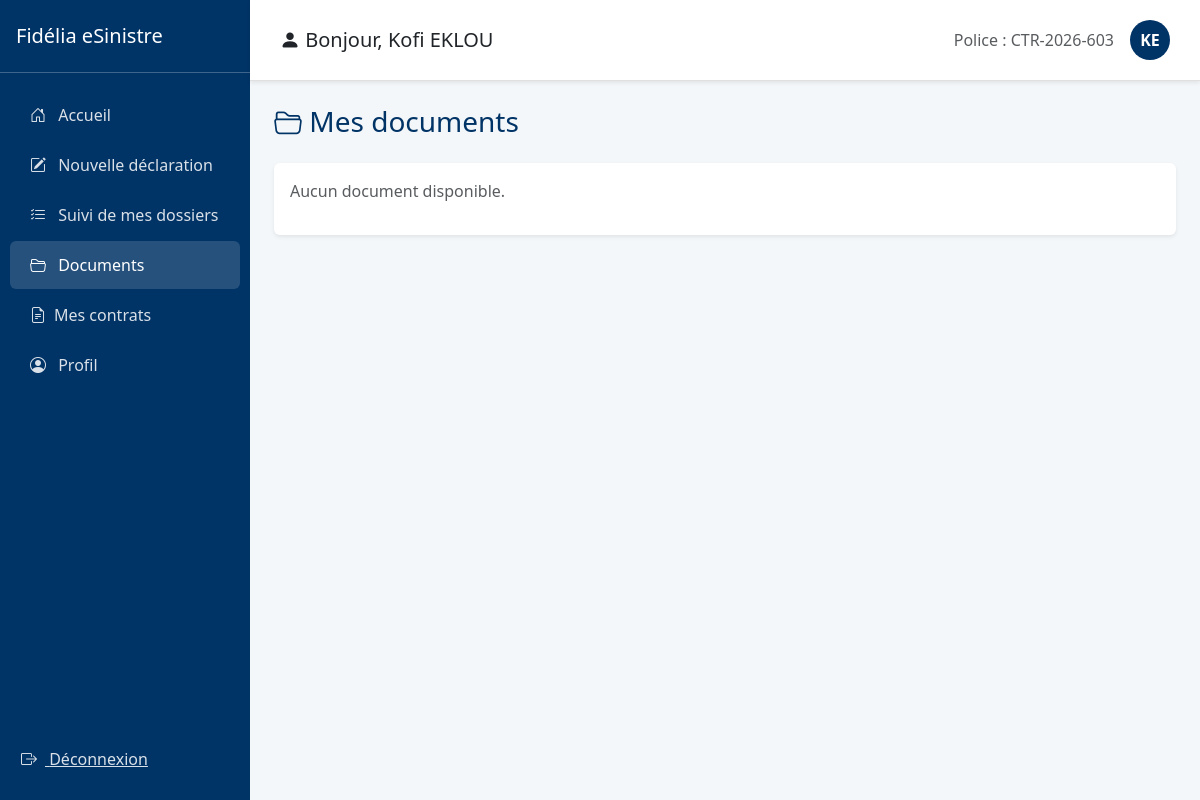
Before: /sinistres/documents/ (signed in) with the older database file.
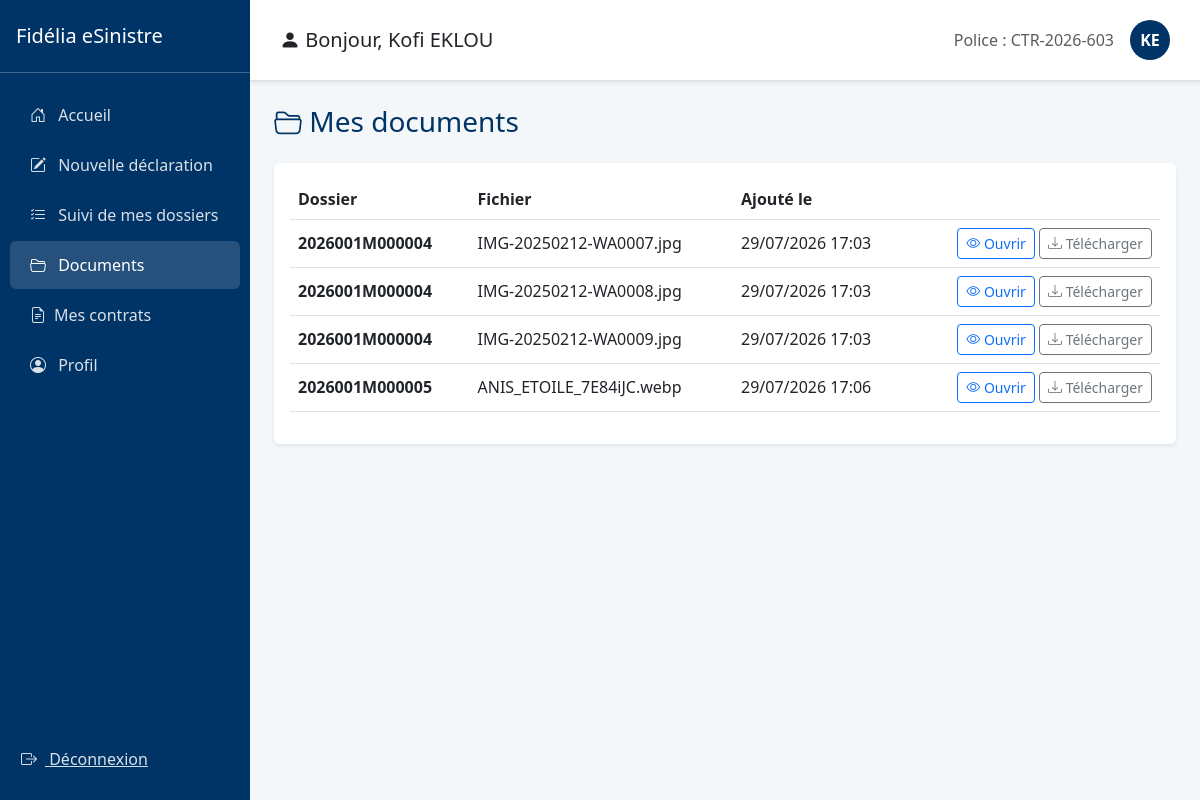
After: the same page with the newer database file.
### gestion_sinistres/models.py (models this page shows, shortened)
class PieceJointe(models.Model):
    sinistre = models.ForeignKey(Sinistre, on_delete=models.CASCADE, related_name='pieces')
    fichier = models.FileField(upload_to='sinistres/documents/')
    date_ajout = models.DateTimeField(auto_now_add=True)

class Sinistre(models.Model):
    NATURE_CHOICES = [('C', 'Corporel'), ('M', 'Matériel'), ('X', 'Mixte')]
    STATUS_CHOICES = [
        ('SOUMIS', 'Soumis'),
        ('ATTENTE_COMPLEMENTS', 'En attente de compléments'),
        ('ATTENTE_VALIDATION', 'En attente de validation'),
        ('A_CORRIGER', 'A corriger'),
        ('EN_COURS', 'En cours'),
        ('CHEQUE_EMIS', 'Chèque émis'),
        ('CLOTURE', 'Clôturé'),
        ('SANS_SUITE', 'Sans suite'),
        ('REOUVERT', 'Réouvert'),
    ]
    nom_conducteur = models.CharField(max_length=100)
    immatriculation = models.CharField(max_length=50, blank=True, null=True, verbose_name="Immatriculation")
    numero_sinistre = models.CharField(max_length=20, unique=True)
    statut = models.CharField(max_length=30, choices=STATUS_CHOICES, default='SOUMIS')
    agent_traitant = models.CharField(max_length=100, blank=True, null=True)
    montant_estime = models.DecimalField(max_digits=12, decimal_places=2, default=0)
    prix_retenu = models.DecimalField(max_digits=12, decimal_places=2, null=True, blank=True)
    attestation_generee = models.BooleanField(default=False)
    date_attestation = models.DateTimeField(null=True, blank=True)
    date_cloture = models.DateTimeField(null=True, blank=True)
    indemnisation_validee = models.BooleanField(default=False)
    date_survenance = models.DateTimeField()
    date_declaration = models.DateTimeField(auto_now_add=True)
    heure_approximative = models.TimeField()
    circonstances = models.TextField()
    vehicule = models.ForeignKey(Vehicule, on_delete=models.CASCADE)
    region = models.ForeignKey(Region, on_delete=models.SET_NULL, null=True)
    commune = models.ForeignKey(Commune, on_delete=models.SET_NULL, null=True)
    ville = models.ForeignKey(Ville, on_delete=models.SET_NULL, null=True)
    quartier = models.CharField(max_length=150)
    nature = models.CharField(max_length=1, choices=NATURE_CHOICES)
    numero_point_vente = models.CharField(max_length=10, default="001")
    assure = models.ForeignKey(User, on_delete=models.CASCADE, related_name='sinistres')
    quittance = models.ForeignKey(Quittance, on_delete=models.SET_NULL, null=True, blank=True)
    lettre_derogation = models.FileField(upload_to='sinistres/derogations/', blank=True, null=True)
    autre_vehicule_implique = models.BooleanField(default=False)
    vehicule_adverse_immatriculation = models.CharField(max_length=50, blank=True, null=True)
    vehicule_adverse_marque = models.CharField(max_length=50, blank=True, null=True)
    vehicule_adverse_modele = models.CharField(max_length=50, blank=True, null=True)
    vehicule_adverse_compagnie = models.CharField(max_length=100, blank=True, null=True, verbose_name="Compagnie d'assurance (véhicule adverse)")
    nombre_blesses = models.PositiveSmallIntegerField(default=0)
    nombre_morts = models.PositiveSmallIntegerField(default=0)

### gestion_sinistres/views.py (the view)
# urls.py: path('documents/', views.documents_assure, name='documents_assure'),
@login_required
def documents_assure(request):
    pieces = PieceJointe.objects.filter(sinistre__assure=request.user)
    return render(request, 'documents_assure.html', {'pieces': pieces})

### gestion_sinistres/templates/documents_assure.html (shortened to what this page needs)
{% extends 'base_assure.html' %}
{% block content %}
<h3 class="mb-4" style="color: #003366;"><i class="bi bi-folder2-open"></i> Mes documents</h3>
<div class="card shadow-sm border-0">
    <div class="card-body">
        {% if pieces %}
        <table class="table table-hover align-middle">
            <thead>
                <tr>
                    <th>Dossier</th>
                    <th>Fichier</th>
                    <th>Ajouté le</th>
                    <th></th>
                </tr>
            </thead>
            <tbody>
                {% for piece in pieces %}
                <tr>
                    <td><strong>{{ piece.sinistre.numero_sinistre }}</strong></td>
                    <td>{{ piece.fichier.name|cut:"sinistres/documents/" }}</td>
                    <td>{{ piece.date_ajout|date:"d/m/Y H:i" }}</td>
                    <td class="text-end">
                        <a href="{{ piece.fichier.url }}" target="_blank" class="btn btn-sm btn-outline-primary">
                            <i class="bi bi-eye"></i> Ouvrir
                        </a>
                        <a href="{{ piece.fichier.url }}" download class="btn btn-sm btn-outline-secondary">
                            <i class="bi bi-download"></i> Télécharger
                        </a>
                    </td>
                </tr>
                {% endfor %}
            </tbody>
        </table>
        {% else %}
        <p class="text-muted">Aucun document disponible.</p>
        {% endif %}
    </div>
</div>
{% endblock %}

Changed rows visible on the page:
added PieceJointe: sinistre.numero_sinistre "2026001M000004", fichier.name "IMG-20250212-WA0007.jpg", date_ajout "29/07/2026 17:03"
added PieceJointe: sinistre.numero_sinistre "2026001M000004", fichier.name "IMG-20250212-WA0008.jpg", date_ajout "29/07/2026 17:03"
added PieceJointe: sinistre.numero_sinistre "2026001M000004", fichier.name "IMG-20250212-WA0009.jpg", date_ajout "29/07/2026 17:03"
added PieceJointe: sinistre.numero_sinistre "2026001M000005", fichier.name "ANIS_ETOILE_7E84iJC.webp", date_ajout "29/07/2026 17:06"
Other visible differences:
text no longer shown: "Aucun document disponible."
text now shown: "Dossier Fichier Ajouté le"
